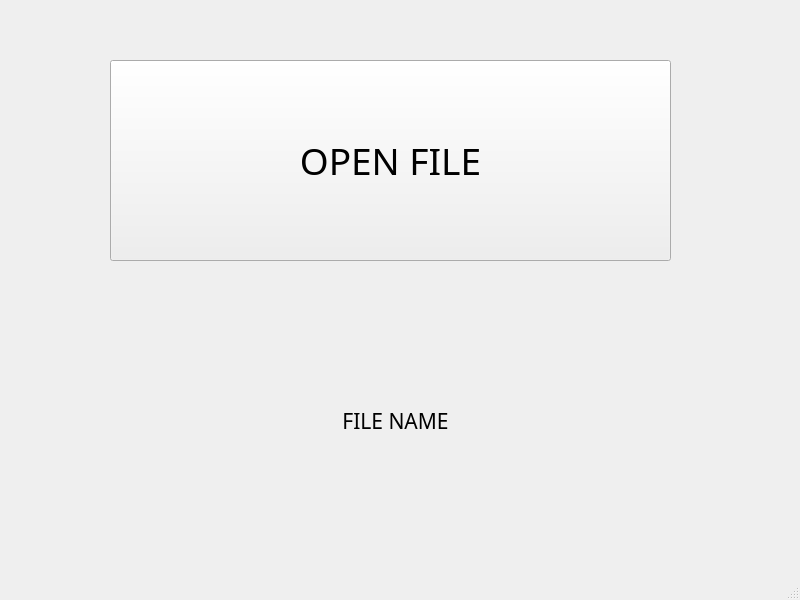
<?xml version="1.0" encoding="UTF-8"?>
<ui version="4.0">
 <class>MainWindow</class>
 <widget class="QMainWindow" name="MainWindow">
  <property name="geometry">
   <rect>
    <x>0</x>
    <y>0</y>
    <width>800</width>
    <height>600</height>
   </rect>
  </property>
  <property name="windowTitle">
   <string>MainWindow</string>
  </property>
  <widget class="QWidget" name="centralwidget">
   <widget class="QPushButton" name="pushButton">
    <property name="geometry">
     <rect>
      <x>110</x>
      <y>60</y>
      <width>561</width>
      <height>201</height>
     </rect>
    </property>
    <property name="font">
     <font>
      <family>Onyx</family>
      <pointsize>28</pointsize>
     </font>
    </property>
    <property name="text">
     <string>OPEN FILE</string>
    </property>
   </widget>
   <widget class="QLabel" name="label">
    <property name="geometry">
     <rect>
      <x>0</x>
      <y>370</y>
      <width>791</width>
      <height>101</height>
     </rect>
    </property>
    <property name="font">
     <font>
      <family>Papyrus</family>
      <pointsize>16</pointsize>
     </font>
    </property>
    <property name="text">
     <string>FILE NAME</string>
    </property>
    <property name="alignment">
     <set>Qt::AlignCenter</set>
    </property>
   </widget>
  </widget>
  <widget class="QMenuBar" name="menubar">
   <property name="geometry">
    <rect>
     <x>0</x>
     <y>0</y>
     <width>800</width>
     <height>26</height>
    </rect>
   </property>
  </widget>
  <widget class="QStatusBar" name="statusbar"/>
 </widget>
 <resources/>
 <connections/>
</ui>
